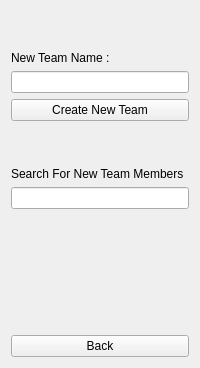
         <widget class="QWidget" name="OneOrgNewTeamPage">
          <layout class="QVBoxLayout" name="verticalLayout_13">
           <item>
            <spacer name="verticalSpacer_33">
             <property name="orientation">
              <enum>Qt::Vertical</enum>
             </property>
             <property name="sizeHint" stdset="0">
              <size>
               <width>20</width>
               <height>40</height>
              </size>
             </property>
            </spacer>
           </item>
           <item>
            <widget class="QLabel" name="NewTeamNameLabel">
             <property name="text">
              <string>New Team Name :</string>
             </property>
            </widget>
           </item>
           <item>
            <widget class="QLineEdit" name="NewTeamLineEdit"/>
           </item>
           <item>
            <widget class="QPushButton" name="CreateNewTeamBotton">
             <property name="text">
              <string>Create New Team</string>
             </property>
            </widget>
           </item>
           <item>
            <spacer name="verticalSpacer_32">
             <property name="orientation">
              <enum>Qt::Vertical</enum>
             </property>
             <property name="sizeHint" stdset="0">
              <size>
               <width>20</width>
               <height>40</height>
              </size>
             </property>
            </spacer>
           </item>
           <item>
            <widget class="QLabel" name="NewTeamSearchMemberLabel">
             <property name="text">
              <string>Search For New Team Members</string>
             </property>
            </widget>
           </item>
           <item>
            <widget class="QLineEdit" name="SearchForNewTeamMemberLineEdit"/>
           </item>
           <item>
            <spacer name="verticalSpacer_34">
             <property name="orientation">
              <enum>Qt::Vertical</enum>
             </property>
             <property name="sizeHint" stdset="0">
              <size>
               <width>20</width>
               <height>40</height>
              </size>
             </property>
            </spacer>
           </item>
           <item>
            <spacer name="verticalSpacer_35">
             <property name="orientation">
              <enum>Qt::Vertical</enum>
             </property>
             <property name="sizeHint" stdset="0">
              <size>
               <width>20</width>
               <height>40</height>
              </size>
             </property>
            </spacer>
           </item>
           <item>
            <spacer name="verticalSpacer_36">
             <property name="orientation">
              <enum>Qt::Vertical</enum>
             </property>
             <property name="sizeHint" stdset="0">
              <size>
               <width>20</width>
               <height>40</height>
              </size>
             </property>
            </spacer>
           </item>
           <item>
            <widget class="QPushButton" name="OrgNewTeamBackBotton">
             <property name="text">
              <string>Back</string>
             </property>
            </widget>
           </item>
          </layout>
         </widget>
